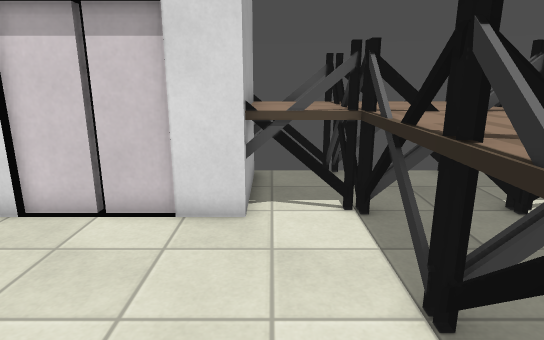
View 1 (above)

23 first-person views from a walk through a Godot game level. The camera is 1.5 m above the floor, tilts 14° down and sees 75° across. The floor is counted in squares, 0.5 m on a side. Each view is taken from the middle of a square. On the plan, view 1 faces up. The plan holds only what a view shows up to about 20 squares ahead; the rest is blank. The place goes on beyond the plan. Some surface patterns are stand-ins.

View 2
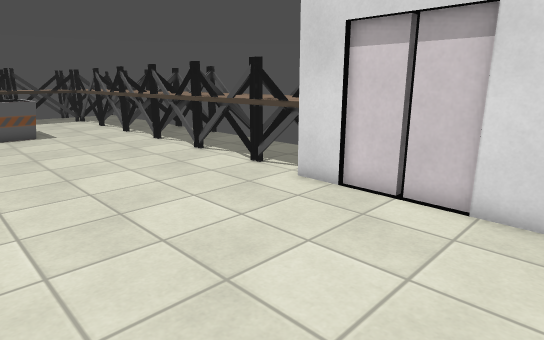

View 3
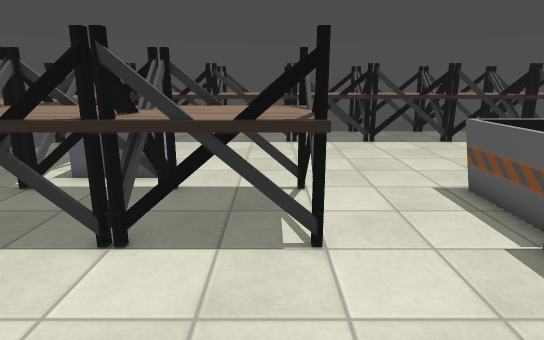

View 4
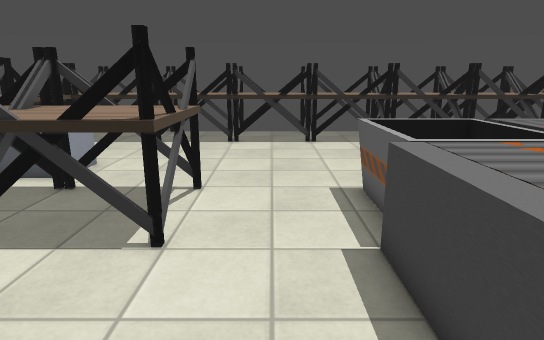

View 5
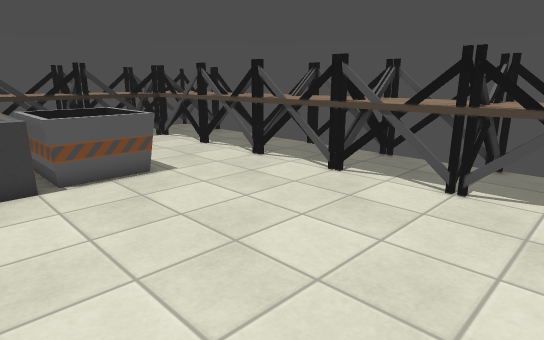

View 6
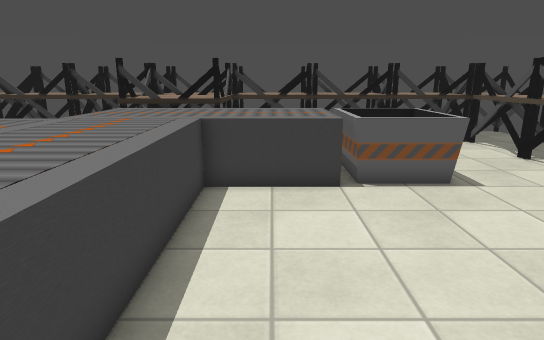

View 7
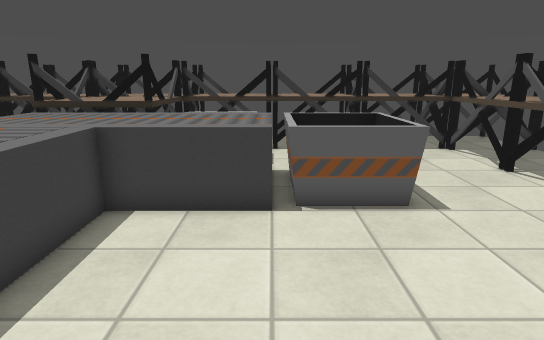

View 8
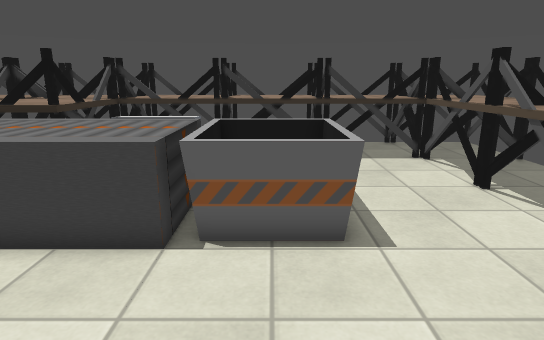

View 9
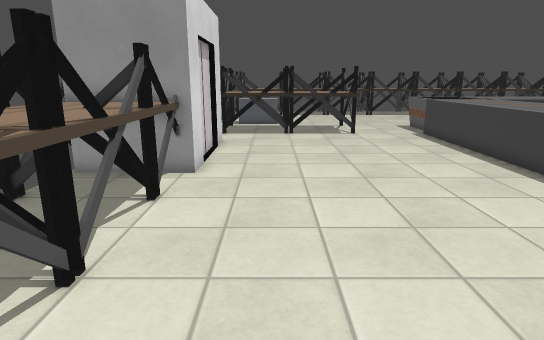

View 10
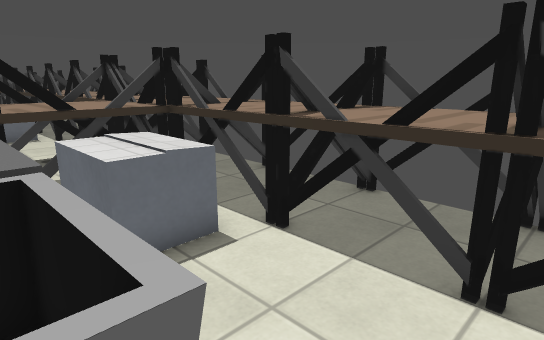

View 11
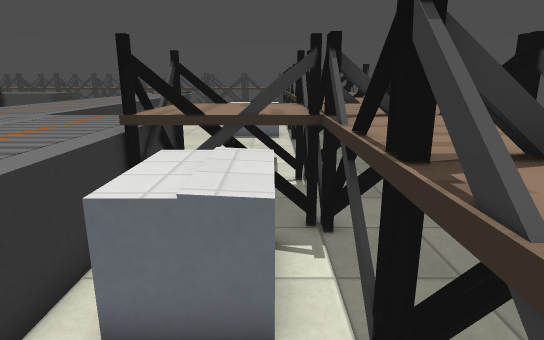

View 12
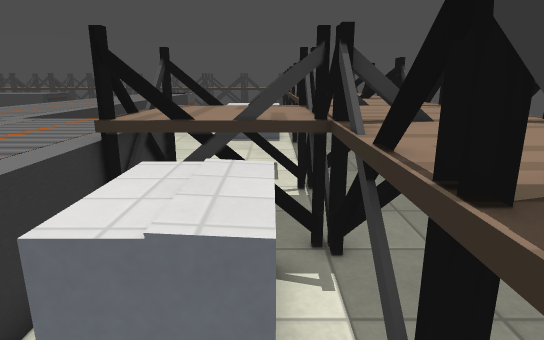

View 13
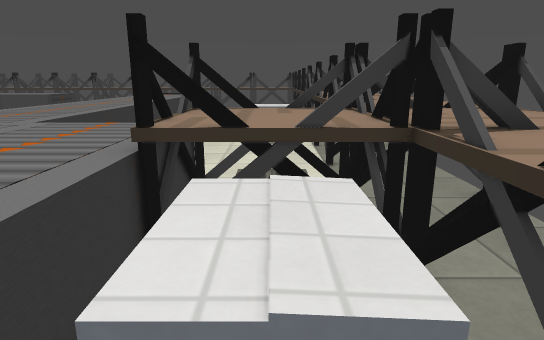

View 14
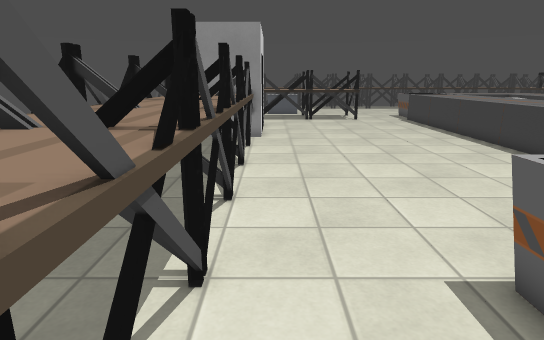

View 15
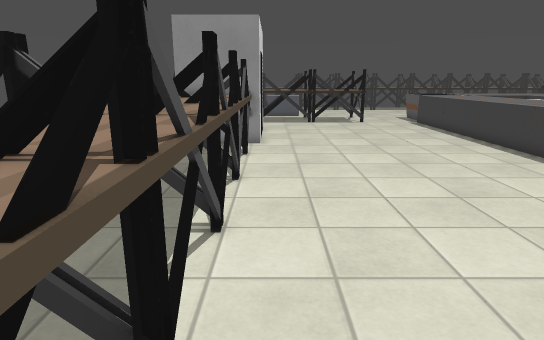

View 16
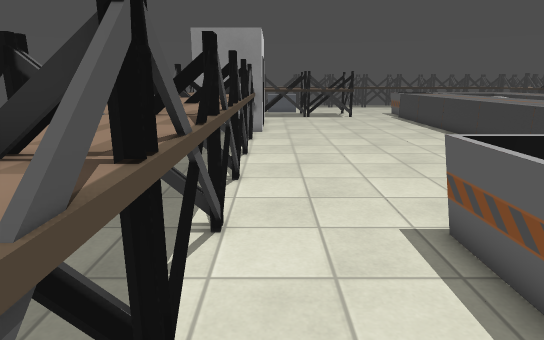

View 17
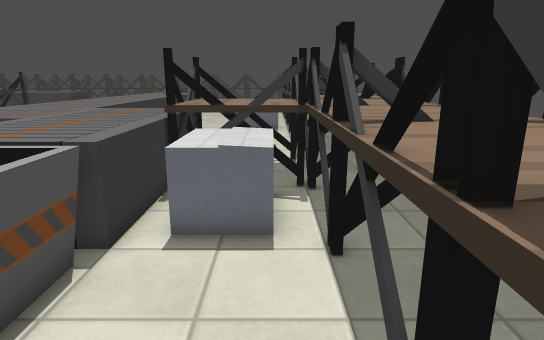

View 18
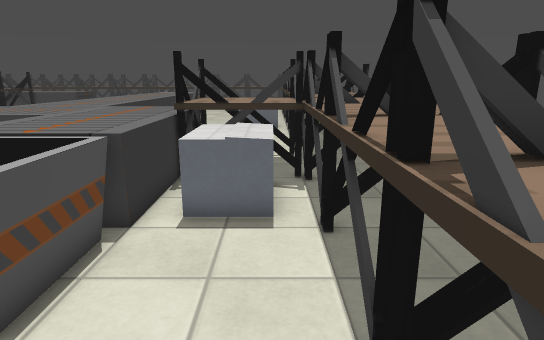

View 19
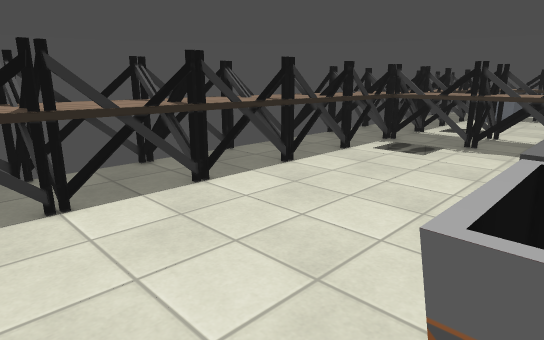

View 20
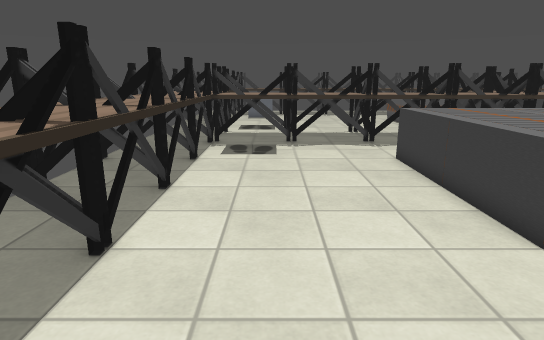

View 21
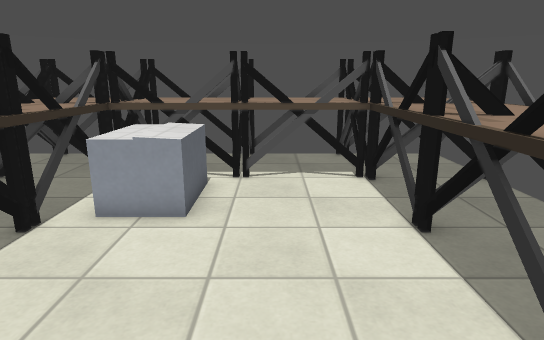

View 22
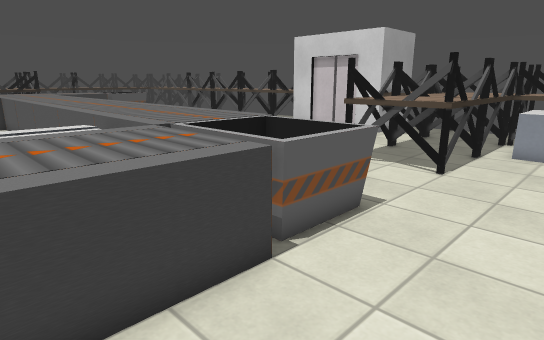

View 23
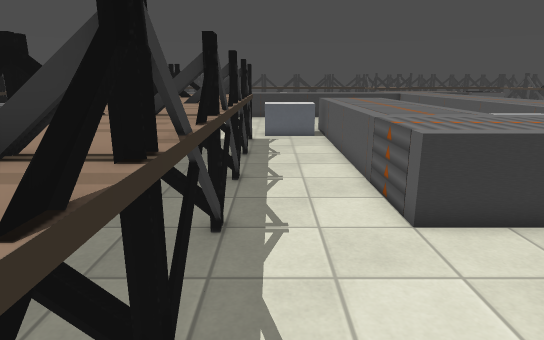

### Floor plan
Key: @ floor where view 1 was taken; # wall or solid block; x gap in a wall; . floor; ^ raised ledge; E elevator; B bin; C conveyor.
Columns run from 32 left of view 1 to 16 right of it. Each row starts with its distance up from view 1.
 10   ^^^ ^^^^^^^^^^^^^^^^^^^E     E^^^^^^^^^^^^^^^^^
  9   ^^^^^^^^^^^^^^^^^^^^^^^E     E^^^^^ ^^^^^^^^^^
  8 ^^#^^^#^^^#^^^#^^^#^^^#^^EEEEEEE^^#^^^#^^^#^^^#^^
  7 ^^^...............................^^^^^^^^....^^^
  6 ^^^...............................^^^^^^^^....^^^
  5 ^^^...............................^^^^^^^^....^^^
  4 ^^#.  BBBBB.......................#^^^#.......#^^
  3 ^^^...BBBBB.......................^^^^^.......^^
  2 ^^^...B   B.......................^^^^^.......^^^
  1 ^^^...BBBBB.......................^^^^^.......^^^
  0 ^^#...BBBBB.....................@.#^^^#.......#^^
 -1 ^^^^^^CCCCC...................................^^
 -2 ^^^^^^CCCCC...... ............................^^^
 -3 ^^^^^^CCCCC......  ...........................^^
 -4 ^^#^^^#CCCCCCCCCCCCCCCCCCCCCCCCCCCBBBBB.......#^^
 -5 ^^^^^^#CCCCCCCCCCC CCCCCCCCCCCCCCCBBBBB.......^^^
 -6 ^^^^^^CCCCCCCCCC    CC CCCCCCCCCCCB   B.......^^^
 -7 ^^^^^^#CCCCCCC     CCC CCCCCCCCCCCBBBBB.......^^^
 -8 ^^#^^^#CCCCCCC   CCCCCCCCCCCCCCCCCBBBBB.......#^^
 -9 ^ ^.      CCCCC                ^^ CCCCC.......^^
-10   ^. ..   CCCCC                ^^ CCCCC.......^^^
-11 ^ ^....   CCCC                  ^ CCCCC.......^^^
-12 ^^#.....  CCCCC              C CCCCCCCC.......#^^
-13  ^^.....  CCCCC          CCCCCCCCCCCCCC.......^^^
-14   ^.....  CCCCC          CCCCCCCCCCCCCC.......^^^
-15   ^.....  CCCCC          CCCCCCCCCCCCCC.......^^^
-16 ^^#...... CCCC           CCCCCCCCCCCCCC.......#^^
-17   ^^^^... CCCC           ^....................^
-18   ^^^^    C CC           ^....................^
-19   ^         CC           ^....................^
-20                           x^^^#^^^#^^^#^^^#^^^#^^
-21                           ^   ^  ^^^^^^^^^^^^^^
-22                               ^   ^^  ^^^^^^^ ^

Where each view was taken, in squares from view 1:
view 1: 0 up, 0 right, facing up
view 2: 1 down, 0 right, facing up-left
view 3: 1 up, 4 left, facing right
view 4: 2 down, 4 left, facing right
view 5: 2 down, 11 left, facing up-left
view 6: 2 down, 12 left, facing left
view 7: 0 up, 14 left, facing left
view 8: 2 up, 16 left, facing left
view 9: 5 up, 19 left, facing right
view 10: 5 up, 25 left, facing down-left
view 11: 3 up, 29 left, facing down
view 12: 2 up, 29 left, facing down
view 13: 1 up, 28 left, facing down
view 14: 7 up, 27 left, facing right
view 15: 7 up, 25 left, facing right
view 16: 7 up, 29 left, facing right
view 17: 6 up, 29 left, facing down
view 18: 7 up, 29 left, facing down
view 19: 2 down, 5 right, facing down-right
view 20: 2 down, 11 right, facing down
view 21: 3 down, 11 right, facing up
view 22: 12 down, 10 right, facing up-left
view 23: 19 down, 13 right, facing left
